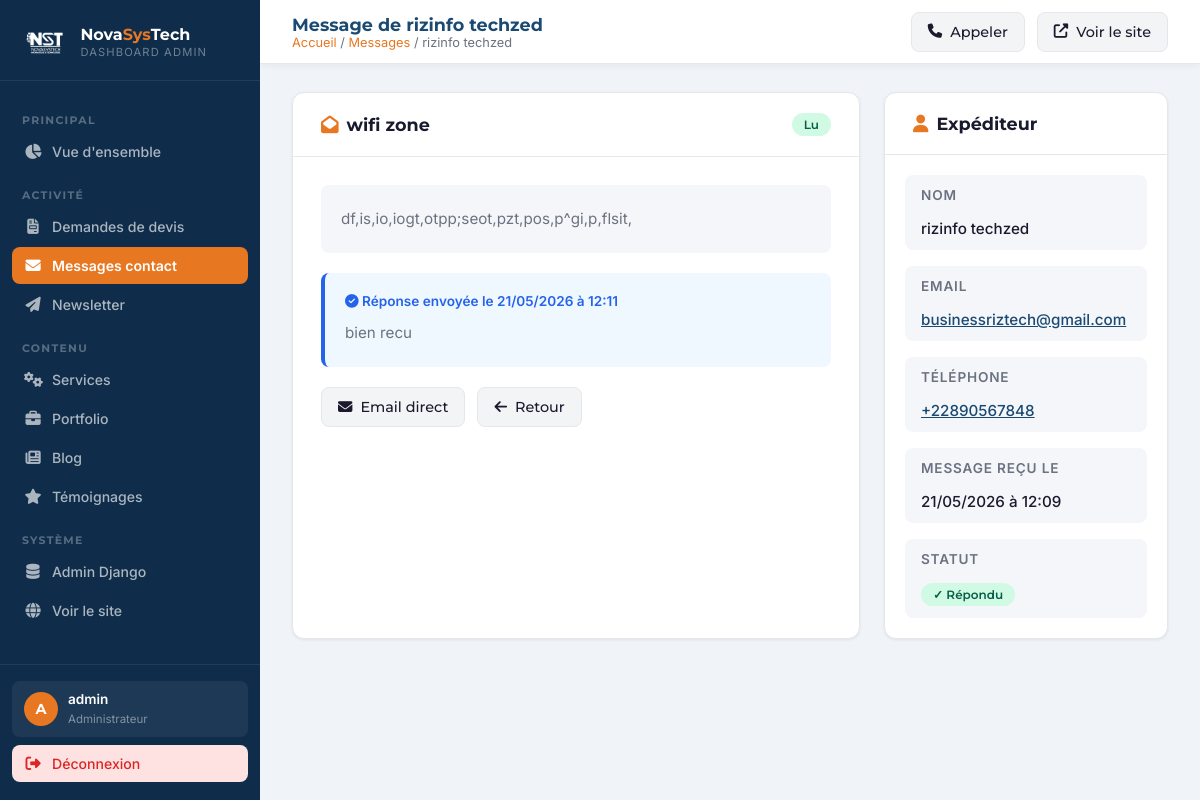
Page /dashboard/messages/9/ (signed in) on the committed database.
### core/models.py (models this page shows, shortened)
class MessageContact(models.Model):
    nom = models.CharField(max_length=200)
    email = models.EmailField()
    telephone = models.CharField(max_length=30, blank=True)
    sujet = models.CharField(max_length=300)
    message = models.TextField()
    lu = models.BooleanField(default=False)
    reponse = models.TextField(blank=True, null=True)
    repondu_le = models.DateTimeField(blank=True, null=True)
    created_at = models.DateTimeField(auto_now_add=True)
    class Meta:
        ordering = ['-created_at']
        verbose_name = 'Message Contact'
    @property
    def a_reponse(self):
        return bool(self.reponse)

### dashboard/views.py (the view)
# urls.py: path('messages/<int:pk>/', views.message_detail, name='message_detail'),
@login_required(login_url='/dashboard/login/')
def message_detail(request, pk):
    msg = get_object_or_404(MessageContact, pk=pk)
    msg.lu = True
    msg.save()
    return render(request, 'dashboard/message_detail.html', {'page': 'messages', 'msg': msg})

### core/context_processors.py (called while the page is built)
def global_context(request):
    return {
        'PHONE_1': getattr(settings, 'PHONE_1', '+228 79 92 81 81'),
        'EMAIL_CONTACT': getattr(settings, 'EMAIL_CONTACT', 'contact@novasystechn.com'),
        'EMAIL_SUPPORT': getattr(settings, 'EMAIL_SUPPORT', 'contact@novasystechn.com'),
        'WHATSAPP_NUMBER': getattr(settings, 'WHATSAPP_NUMBER', '22879928181'),
        'ADRESSE': getattr(settings, 'ADRESSE', 'Agoè Assiyéyé, Lomé'),
        'MAPS_URL': getattr(settings, 'MAPS_URL', ''),
        'RECAPTCHA_PUBLIC_KEY': getattr(settings, 'RECAPTCHA_PUBLIC_KEY', ''),
        'SITE_URL': getattr(settings, 'SITE_URL', ''),
    }

### templates/dashboard/message_detail.html (shortened to what this page needs)
{% extends 'dashboard/base.html' %}
{% block page_title %}Message de {{ msg.nom }}{% endblock %}
{% block breadcrumb %}<a href="{% url 'dashboard_home' %}">Accueil</a> / <a href="{% url 'messages_list' %}">Messages</a> / {{ msg.nom }}{% endblock %}
{% block topbar_actions %}
{% if msg.telephone %}<a href="tel:{{ msg.telephone }}" class="topbar-btn ghost"><i class="fas fa-phone"></i> Appeler</a>{% endif %}
{% endblock %}
{% block content %}
<div class="grid-3">
  <div class="card">
    <div class="card-header"><h3><i class="fas fa-envelope-open" style="color:var(--orange);margin-right:8px;"></i>{{ msg.sujet }}</h3><span class="badge green">Lu</span></div>
    <div style="padding:28px;">
      <div style="background:var(--gray-light);border-radius:8px;padding:20px;margin-bottom:20px;line-height:1.85;color:var(--text-light);white-space:pre-wrap;font-size:.95rem;">{{ msg.message }}</div>
      {% if msg.a_reponse %}
      <div style="background:#f0f8ff;border-left:4px solid #2563eb;border-radius:8px;padding:20px;margin-bottom:20px;">
        <div style="font-size:0.85rem;color:#2563eb;font-weight:600;margin-bottom:10px;"><i class="fas fa-check-circle"></i> Réponse envoyée le {{ msg.repondu_le|date:"d/m/Y à H:i" }}</div>
        <div style="color:var(--text-light);line-height:1.85;white-space:pre-wrap;font-size:.95rem;">{{ msg.reponse }}</div>
      </div>
      {% endif %}
      <div style="display:flex;gap:12px;flex-wrap:wrap;">
        <a href="mailto:{{ msg.email }}" class="topbar-btn ghost"><i class="fas fa-envelope"></i> Email direct</a>
        <a href="{% url 'messages_list' %}" class="topbar-btn ghost"><i class="fas fa-arrow-left"></i> Retour</a>
      </div>
    </div>
  </div>
  <div class="card" style="height:fit-content;">
    <div class="card-header"><h3><i class="fas fa-user" style="color:var(--orange);margin-right:8px;"></i>Expéditeur</h3></div>
    <div style="padding:20px;" class="detail-grid">
      <div class="detail-item detail-full"><div class="detail-label">Nom</div><div class="detail-value">{{ msg.nom }}</div></div>
      <div class="detail-item detail-full"><div class="detail-label">Email</div><div class="detail-value"><a href="mailto:{{ msg.email }}" style="color:var(--blue);">{{ msg.email }}</a></div></div>
      {% if msg.telephone %}<div class="detail-item detail-full"><div class="detail-label">Téléphone</div><div class="detail-value"><a href="tel:{{ msg.telephone }}" style="color:var(--blue);">{{ msg.telephone }}</a></div></div>{% endif %}
      <div class="detail-item detail-full"><div class="detail-label">Message reçu le</div><div class="detail-value">{{ msg.created_at|date:"d/m/Y à H:i" }}</div></div>
      {% if msg.a_reponse %}<div class="detail-item detail-full"><div class="detail-label">Statut</div><div class="detail-value"><span class="badge green">✓ Répondu</span></div></div>{% endif %}
    </div>
  </div>
</div>
{% endblock %}

### templates/dashboard/base.html (shortened to what this page needs)
{% load static %}<!DOCTYPE html>
<html lang="fr">
<head>
  <link rel="stylesheet" href="https://cdnjs.cloudflare.com/ajax/libs/font-awesome/6.5.0/css/all.min.css">
</head>
<body>
<aside class="sidebar" id="sidebar">
  <div class="sidebar-logo">
    <img src="{% static 'images/logo-nav.png' %}" alt="NST" onerror="this.style.display='none'">
    <div>
      <div class="brand">Nova<span>Sys</span>Tech</div>
      <div class="sub">Dashboard Admin</div>
    </div>
  </div>
  <nav class="sidebar-nav">
    <div class="nav-section-label">Principal</div>
    <a href="{% url 'dashboard_home' %}" class="nav-item {% if page == 'home' %}active{% endif %}">
      <i class="fas fa-chart-pie"></i> Vue d'ensemble
    </a>
    <div class="nav-section-label">Activité</div>
    <a href="{% url 'devis_list' %}" class="nav-item {% if page == 'devis' %}active{% endif %}">
      <i class="fas fa-file-invoice"></i> Demandes de devis
    </a>
    <a href="{% url 'messages_list' %}" class="nav-item {% if page == 'messages' %}active{% endif %}">
      <i class="fas fa-envelope"></i> Messages contact
    </a>
    <a href="{% url 'newsletter_list' %}" class="nav-item {% if page == 'newsletter' %}active{% endif %}">
      <i class="fas fa-paper-plane"></i> Newsletter
    </a>
    <div class="nav-section-label">Contenu</div>
    <a href="{% url 'services_list' %}" class="nav-item {% if page == 'services' %}active{% endif %}">
      <i class="fas fa-cogs"></i> Services
    </a>
    <a href="{% url 'projets_list' %}" class="nav-item {% if page == 'projets' %}active{% endif %}">
      <i class="fas fa-briefcase"></i> Portfolio
    </a>
    <a href="{% url 'articles_list' %}" class="nav-item {% if page == 'articles' %}active{% endif %}">
      <i class="fas fa-newspaper"></i> Blog
    </a>
    <a href="{% url 'temoignages_list' %}" class="nav-item {% if page == 'temoignages' %}active{% endif %}">
      <i class="fas fa-star"></i> Témoignages
    </a>
    <div class="nav-section-label">Système</div>
    <a href="/admin/" class="nav-item" target="_blank">
      <i class="fas fa-database"></i> Admin Django
    </a>
    <a href="{% url 'index' %}" class="nav-item" target="_blank">
      <i class="fas fa-globe"></i> Voir le site
    </a>
  </nav>
  <div class="sidebar-footer">
    <div class="sidebar-user">
      <div class="user-avatar">{{ request.user.username|slice:":1"|upper }}</div>
      <div>
        <span class="user-name">{{ request.user.get_full_name|default:request.user.username }}</span>
        <span class="user-role">Administrateur</span>
      </div>
    </div>
    <a href="{% url 'dashboard_logout' %}" class="nav-item" style="background:#FEE2E2;color:#DC2626;">
      <i class="fas fa-sign-out-alt"></i> Déconnexion
    </a>
  </div>
</aside>
<div class="main">
  <header class="topbar">
    <div class="topbar-left">
      <div>
        <div class="page-title">{% block page_title %}Dashboard{% endblock %}</div>
        <div class="breadcrumb-bar">{% block breadcrumb %}<a href="{% url 'dashboard_home' %}">Accueil</a>{% endblock %}</div>
      </div>
    </div>
    <div class="topbar-right">
      {% block topbar_actions %}{% endblock %}
      <a href="{% url 'index' %}" class="topbar-btn ghost" target="_blank">
        <i class="fas fa-external-link-alt"></i> Voir le site
      </a>
    </div>
  </header>
  <div class="content">
    {% block content %}{% endblock %}
  </div>
</div>
</body>
</html>

### templates/dashboard/message_detail.html (style rules this page uses)
.grid-3 { display: grid; grid-template-columns: 2fr 1fr; gap: 24px; }
.card { background: white; border-radius: 12px; box-shadow: 0 1px 3px rgba(0,0,0,0.08); border: 1px solid #e5e7eb; }
.card-header { padding: 20px 28px; border-bottom: 1px solid #e5e7eb; display: flex; justify-content: space-between; align-items: center; }
.card-header h3 { margin: 0; font-size: 1.1rem; color: var(--text-dark); }
.badge { display: inline-block; padding: 4px 12px; border-radius: 20px; font-size: 0.75rem; font-weight: 600; }
.badge.green { background: #d1fae5; color: #065f46; }
.detail-grid { display: grid; gap: 16px; }
.detail-item { display: grid; grid-template-columns: 1fr 2fr; gap: 12px; }
.detail-item.detail-full { grid-template-columns: 1fr; }
.detail-label { font-size: 0.85rem; font-weight: 600; color: #6b7280; text-transform: uppercase; }
.detail-value { color: var(--text-dark); font-size: 0.95rem; }
.topbar-btn { display: inline-flex; align-items: center; gap: 8px; padding: 10px 16px; border-radius: 8px; border: none; cursor: pointer; font-size: 0.9rem; font-weight: 500; text-decoration: none; transition: all 0.2s; }
.topbar-btn.ghost { background: #f3f4f6; color: var(--text-dark); border: 1px solid #e5e7eb; }

### rows in the picture
MessageContact: nom "rizinfo techzed", sujet "wifi zone", message "df,is,io,iogt,otpp;seot,pzt,pos,p^gi,p,flsit,", repondu_le "21/05/2026 à 12:11", reponse "bien recu", email "businessriztech@gmail.com", telephone "+22890567848", created_at "21/05/2026 à 12:09"

### other values in the picture
{{ request.user.username|slice:":1"|upper }} "A"
{{ request.user.get_full_name|default:request.user.username }} "admin"
